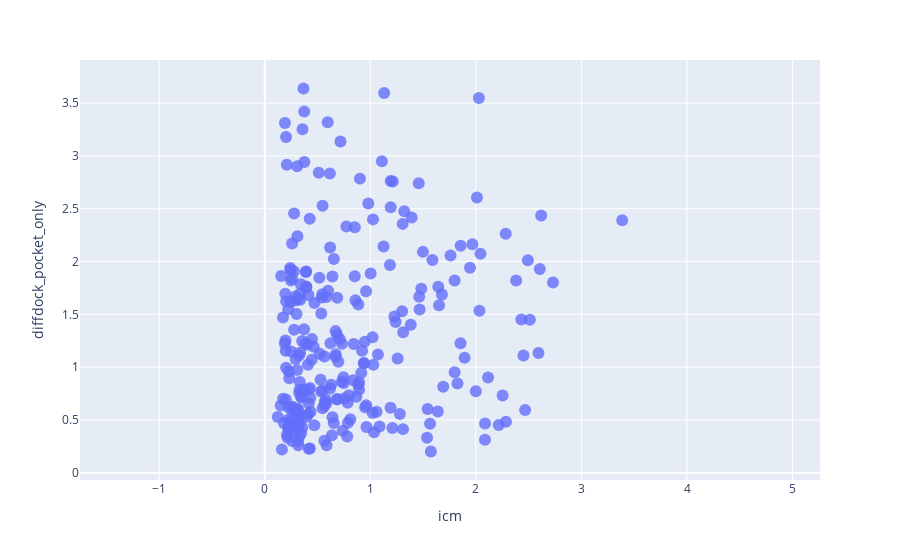

Source (notebook cell):
### Code cell
fig = px.scatter(
    pivot_df,
    x="icm",
    y="diffdock_pocket_only",
    hover_name=pivot_df.index
)
fig.update_traces(marker=dict(size=12, opacity=0.8))

# Make both axes use the same scale:
fig.update_yaxes(scaleanchor="x", scaleratio=1)

fig.show()

### Figure 1 — Plotly figure (JSON) as saved in the notebook; plotly's stock layout.template omitted (floating-point values rounded to 4 significant figures; data arrays with more than 128 entries replaced by an {"elided": "..."} marker saying what was removed)
{"data": [{"hovertemplate": "<b>%{hovertext}</b><br><br>icm=%{x}<br>diffdock_pocket_only=%{y}<extra></extra>", "hovertext": {"elided": "279 str values"}, "legendgroup": "", "marker": {"color": "#636efa", "opacity": 0.8, "size": 12, "symbol": "circle"}, "mode": "markers", "name": "", "orientation": "v", "showlegend": false, "type": "scatter", "x": {"elided": "279 float values"}, "xaxis": "x", "y": {"elided": "279 float values"}, "yaxis": "y"}], "layout": {"legend": {"tracegroupgap": 0}, "margin": {"t": 60}, "xaxis": {"anchor": "y", "domain": [0, 1], "title": {"text": "icm"}}, "yaxis": {"anchor": "x", "domain": [0, 1], "scaleanchor": "x", "scaleratio": 1, "title": {"text": "diffdock_pocket_only"}}}}
